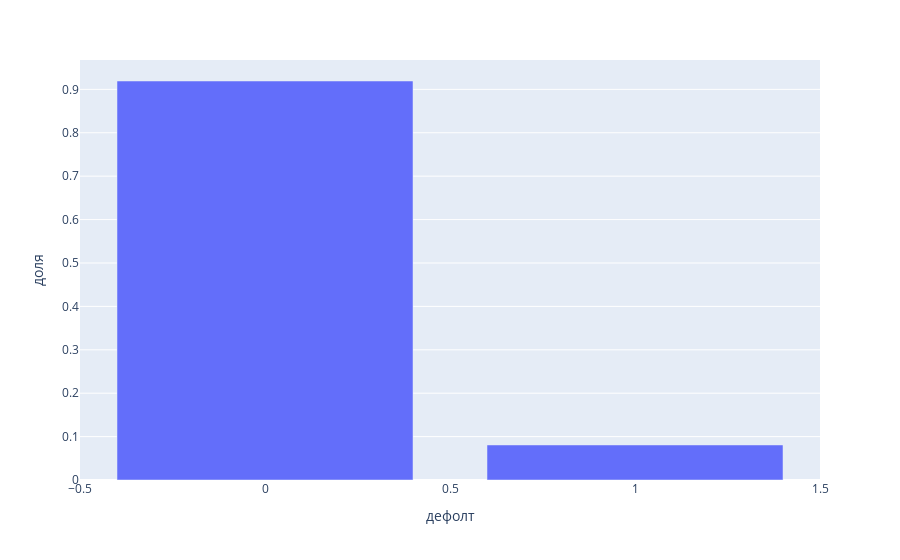

The notebook cell saved with this chart:
### Code cell
fig = px.bar(target_distr, y='доля',x='дефолт')
fig.show()

### Figure 1 — Plotly figure (JSON) as saved in the notebook; plotly's stock layout.template omitted (floating-point values rounded to 4 significant figures)
{"data": [{"alignmentgroup": "True", "hovertemplate": "дефолт=%{x}<br>доля=%{y}<extra></extra>", "legendgroup": "", "marker": {"color": "#636efa"}, "name": "", "offsetgroup": "", "orientation": "v", "showlegend": false, "textposition": "auto", "type": "bar", "x": [0, 1], "xaxis": "x", "y": [0.9193, 0.08073], "yaxis": "y"}], "layout": {"barmode": "relative", "legend": {"tracegroupgap": 0}, "margin": {"t": 60}, "xaxis": {"anchor": "y", "domain": [0, 1], "title": {"text": "дефолт"}}, "yaxis": {"anchor": "x", "domain": [0, 1], "title": {"text": "доля"}}}}
